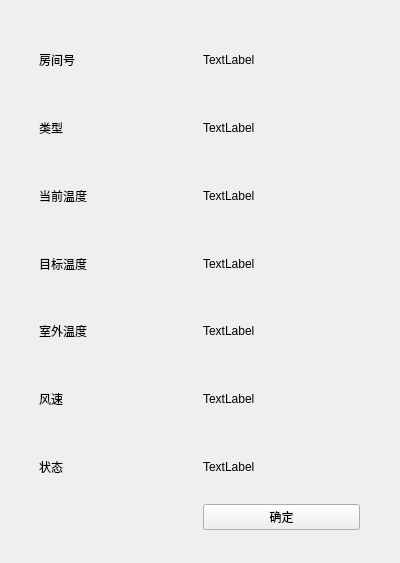
<?xml version="1.0" encoding="UTF-8"?>
<ui version="4.0">
 <class>Form</class>
 <widget class="QWidget" name="Form">
  <property name="geometry">
   <rect>
    <x>0</x>
    <y>0</y>
    <width>400</width>
    <height>563</height>
   </rect>
  </property>
  <property name="windowTitle">
   <string>Form</string>
  </property>
  <widget class="QWidget" name="gridLayoutWidget">
   <property name="geometry">
    <rect>
     <x>39</x>
     <y>29</y>
     <width>321</width>
     <height>501</height>
    </rect>
   </property>
   <layout class="QGridLayout" name="gridLayout">
    <item row="6" column="1">
     <widget class="QLabel" name="label_14">
      <property name="text">
       <string>TextLabel</string>
      </property>
     </widget>
    </item>
    <item row="6" column="0">
     <widget class="QLabel" name="label_13">
      <property name="text">
       <string>状态</string>
      </property>
     </widget>
    </item>
    <item row="0" column="0">
     <widget class="QLabel" name="label">
      <property name="text">
       <string>房间号</string>
      </property>
     </widget>
    </item>
    <item row="4" column="0">
     <widget class="QLabel" name="label_5">
      <property name="text">
       <string>室外温度</string>
      </property>
     </widget>
    </item>
    <item row="3" column="0">
     <widget class="QLabel" name="label_4">
      <property name="text">
       <string>目标温度</string>
      </property>
     </widget>
    </item>
    <item row="1" column="0">
     <widget class="QLabel" name="label_3">
      <property name="text">
       <string>类型</string>
      </property>
     </widget>
    </item>
    <item row="2" column="0">
     <widget class="QLabel" name="label_2">
      <property name="text">
       <string>当前温度</string>
      </property>
     </widget>
    </item>
    <item row="5" column="0">
     <widget class="QLabel" name="label_6">
      <property name="text">
       <string>风速</string>
      </property>
     </widget>
    </item>
    <item row="2" column="1">
     <widget class="QLabel" name="label_9">
      <property name="text">
       <string>TextLabel</string>
      </property>
     </widget>
    </item>
    <item row="3" column="1">
     <widget class="QLabel" name="label_10">
      <property name="text">
       <string>TextLabel</string>
      </property>
     </widget>
    </item>
    <item row="0" column="1">
     <widget class="QLabel" name="label_7">
      <property name="text">
       <string>TextLabel</string>
      </property>
     </widget>
    </item>
    <item row="4" column="1">
     <widget class="QLabel" name="label_11">
      <property name="text">
       <string>TextLabel</string>
      </property>
     </widget>
    </item>
    <item row="1" column="1">
     <widget class="QLabel" name="label_8">
      <property name="text">
       <string>TextLabel</string>
      </property>
     </widget>
    </item>
    <item row="5" column="1">
     <widget class="QLabel" name="label_12">
      <property name="text">
       <string>TextLabel</string>
      </property>
     </widget>
    </item>
    <item row="7" column="1">
     <widget class="QPushButton" name="pushButton">
      <property name="text">
       <string>确定</string>
      </property>
     </widget>
    </item>
   </layout>
  </widget>
 </widget>
 <resources/>
 <connections/>
</ui>
